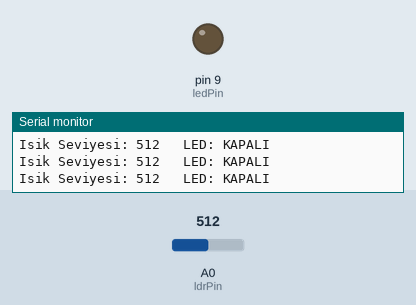
A sketch run on a simulated Arduino Uno, built with avr-gcc and run on an emulated ATmega328P. Parts: output pins drawn as LEDs (lit = HIGH), the last lines printed to the serial monitor. Inputs (shaded band) come from the test bench; at power-on: A0 (ldrPin) = 512.

Above: at 1.2 s.
1.3 s: A0 (ldrPin) set to 490
At 2.5 s:
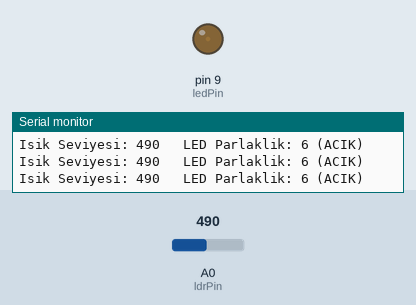
2.9 s: A0 (ldrPin) set to 306
At 3.9 s:
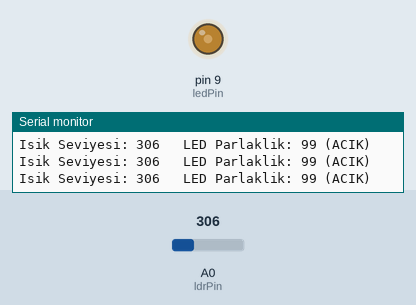
4.5 s: A0 (ldrPin) set to 122
At 5.3 s:
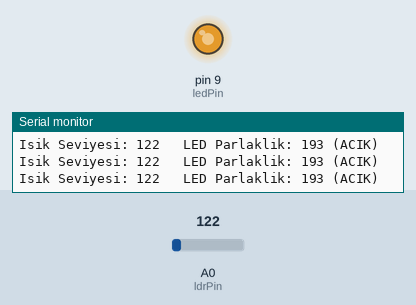
Timing chart, 0 to 7.5 s (numbered marks = the images above; inputs shaded):
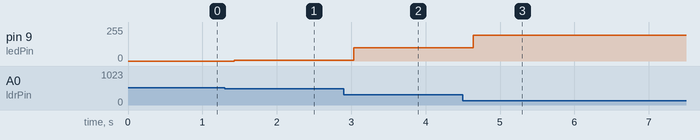

Measured:
- after the input at 1.3 s, pin 9 (ledPin): 0/255 → 6/255 after 0.13 s
- after the input at 2.9 s, pin 9 (ledPin): 6/255 → 99/255 after 0.14 s
- after the input at 4.5 s, pin 9 (ledPin): 99/255 → 193/255 after 0.14 s

The sketch:

otomatik_aydinlatma.ino
```cpp
/*
 * Otomatik Aydınlatma (Akıllı Sokak Lambası)
 * Karanlık olunca LED yanar
 * Parlaklık ışık seviyesiyle ters orantılı
 *
 * Devre Bağlantısı:
 * 5V -> LDR -> A0 -> 10kΩ -> GND
 * Pin 9 -> 220Ω -> LED -> GND
 */

const int ldrPin = A0;
const int ledPin = 9;
const int esikDeger = 500;  // Kalibrasyon sonrası ayarlanmalı

void setup() {
  pinMode(ledPin, OUTPUT);
  Serial.begin(9600);
  Serial.println("Otomatik Aydinlatma Sistemi");
  Serial.println("===========================");
}

void loop() {
  int isikSeviyesi = analogRead(ldrPin);

  Serial.print("Isik Seviyesi: ");
  Serial.print(isikSeviyesi);

  if (isikSeviyesi < esikDeger) {
    // Karanlık - LED parlaklığı ters orantılı
    int parlaklik = map(isikSeviyesi, 0, esikDeger, 255, 0);
    parlaklik = constrain(parlaklik, 0, 255);

    analogWrite(ledPin, parlaklik);

    Serial.print("\t LED Parlaklik: ");
    Serial.print(parlaklik);
    Serial.println(" (ACIK)");
  } else {
    // Aydınlık - LED kapalı
    analogWrite(ledPin, 0);
    Serial.println("\t LED: KAPALI");
  }

  delay(200);
}
```
